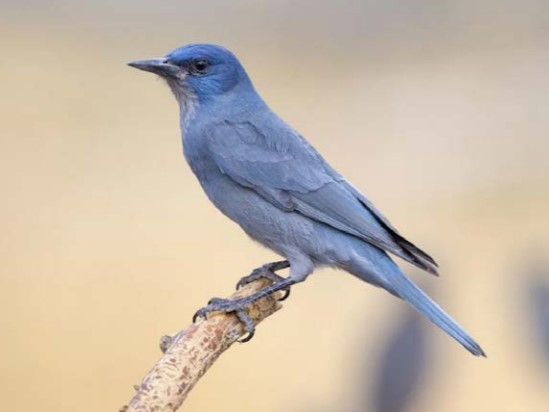
#> input picture img/bird.jpg, 549 x 412 px, found by its file name
$ python 15-2.py
#> lines starting #> are read from the running program, lines starting #| are printed output that depends on the picture; after the words box and inside, x2 and y2 are one past the last pixel; in counts of white or black regions, pixels touching at a corner belong together
from cv2 import cv2
import numpy as np
from matplotlib import pyplot as plt
img = cv2.imread('img/bird.jpg',0)
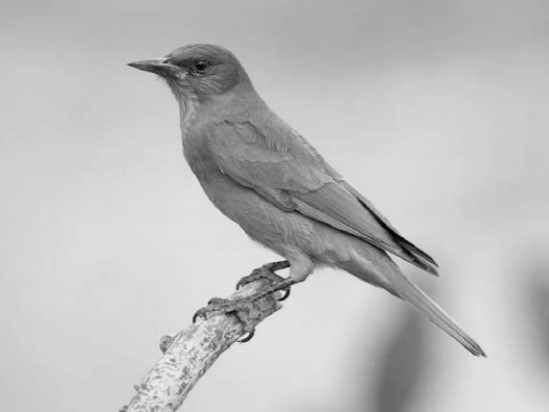
#> img: shape (412, 549); min 0, max 240, mean 189.3
# 中值滤波
img = cv2.medianBlur(img,5)
ret,th1 = cv2.threshold(img,127,255,cv2.THRESH_BINARY)
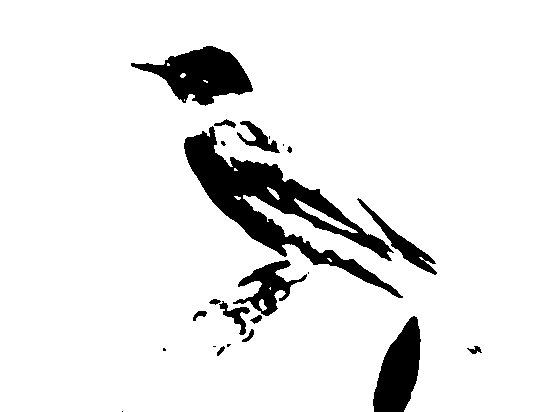
#> th1: shape (412, 549); 91.2% white; 23 black regions (8 under 20 px), largest, box (x1, y1, x2, y2) and area: (184, 126, 403, 298) 9376, (131, 46, 253, 106) 3789, (373, 316, 421, 412) 2906
#11 为 Block size, 2 为 C 值
th2 = cv2.adaptiveThreshold(img,255,cv2.ADAPTIVE_THRESH_MEAN_C,cv2.THRESH_BINARY,11,2)
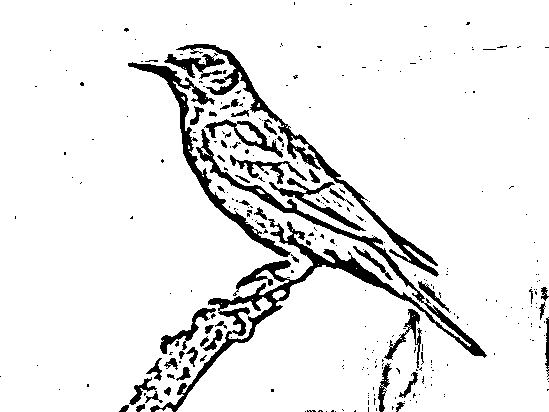
#> th2: shape (412, 549); 91.2% white; 289 black regions (235 under 20 px), largest, box (x1, y1, x2, y2) and area: (150, 129, 487, 412) 6894, (176, 44, 439, 277) 2997, (128, 62, 291, 257) 2476
th3 = cv2.adaptiveThreshold(img,255,cv2.ADAPTIVE_THRESH_GAUSSIAN_C,cv2.THRESH_BINARY,11,2)
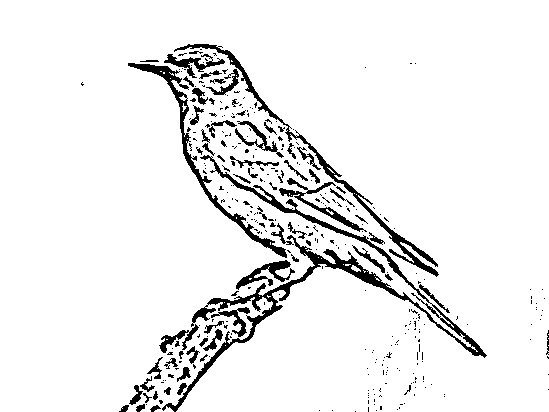
#> th3: shape (412, 549); 93.1% white; 342 black regions (274 under 20 px), largest, box (x1, y1, x2, y2) and area: (162, 155, 487, 412) 4773, (174, 44, 439, 277) 1960, (128, 63, 287, 258) 1726
titles = ['Original Image', 'Global Thresholding (v = 127)','Adaptive Mean Thresholding', 'Adaptive Gaussian Thresholding']
images = [img, th1, th2, th3]
for i in range(4):
    plt.subplot(2,2,i+1)
    plt.imshow(images[i],'gray')
    plt.title(titles[i])
    plt.xticks([])
    plt.yticks([])
plt.show()
